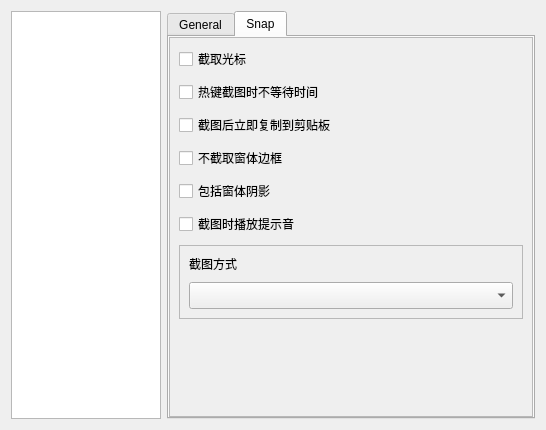
<?xml version="1.0" encoding="UTF-8"?>
<ui version="4.0">
 <class>SettingDialog</class>
 <widget class="QDialog" name="SettingDialog">
  <property name="geometry">
   <rect>
    <x>0</x>
    <y>0</y>
    <width>546</width>
    <height>430</height>
   </rect>
  </property>
  <property name="windowTitle">
   <string>设置</string>
  </property>
  <layout class="QHBoxLayout" name="horizontalLayout">
   <item>
    <widget class="QListWidget" name="listWidgetSetting">
     <property name="sizePolicy">
      <sizepolicy hsizetype="Fixed" vsizetype="Expanding">
       <horstretch>0</horstretch>
       <verstretch>0</verstretch>
      </sizepolicy>
     </property>
     <property name="maximumSize">
      <size>
       <width>150</width>
       <height>16777215</height>
      </size>
     </property>
    </widget>
   </item>
   <item>
    <widget class="QTabWidget" name="tabWidgetSetting">
     <property name="currentIndex">
      <number>1</number>
     </property>
     <property name="tabBarAutoHide">
      <bool>false</bool>
     </property>
     <widget class="QWidget" name="tabGeneral">
      <attribute name="title">
       <string>General</string>
      </attribute>
      <layout class="QVBoxLayout" name="verticalLayout">
       <property name="leftMargin">
        <number>0</number>
       </property>
       <property name="topMargin">
        <number>0</number>
       </property>
       <property name="rightMargin">
        <number>0</number>
       </property>
       <property name="bottomMargin">
        <number>0</number>
       </property>
       <item>
        <widget class="QScrollArea" name="scrollAreaGeneral">
         <property name="widgetResizable">
          <bool>true</bool>
         </property>
         <widget class="QWidget" name="scrollAreaWidgetContents">
          <property name="geometry">
           <rect>
            <x>0</x>
            <y>0</y>
            <width>364</width>
            <height>385</height>
           </rect>
          </property>
          <layout class="QVBoxLayout" name="verticalLayout_2">
           <property name="spacing">
            <number>9</number>
           </property>
           <property name="leftMargin">
            <number>9</number>
           </property>
           <property name="topMargin">
            <number>9</number>
           </property>
           <property name="rightMargin">
            <number>9</number>
           </property>
           <property name="bottomMargin">
            <number>9</number>
           </property>
           <item>
            <widget class="QCheckBox" name="checkBoxClickCloseToTray">
             <property name="text">
              <string>关闭窗体时最小化到托盘</string>
             </property>
            </widget>
           </item>
           <item>
            <widget class="QCheckBox" name="checkBoxRunWithWindows">
             <property name="toolTip">
              <string>&lt;html&gt;&lt;head/&gt;&lt;body&gt;&lt;p&gt;&lt;span style=&quot; color:#000000;&quot;&gt;由于此功能需要写入注册表，所以当您想删除此软件时，请先取消勾选此项，以免有残留信息留在您的电脑内。&lt;/span&gt;&lt;/p&gt;&lt;/body&gt;&lt;/html&gt;</string>
             </property>
             <property name="text">
              <string>开机启动程序</string>
             </property>
            </widget>
           </item>
           <item>
            <widget class="QFrame" name="frame">
             <property name="sizePolicy">
              <sizepolicy hsizetype="Preferred" vsizetype="Fixed">
               <horstretch>0</horstretch>
               <verstretch>0</verstretch>
              </sizepolicy>
             </property>
             <property name="frameShape">
              <enum>QFrame::StyledPanel</enum>
             </property>
             <layout class="QVBoxLayout" name="verticalLayout_3">
              <property name="spacing">
               <number>9</number>
              </property>
              <property name="leftMargin">
               <number>9</number>
              </property>
              <property name="topMargin">
               <number>9</number>
              </property>
              <property name="rightMargin">
               <number>9</number>
              </property>
              <property name="bottomMargin">
               <number>9</number>
              </property>
              <item>
               <widget class="QComboBox" name="comboBoxSnapType">
                <property name="font">
                 <font>
                  <family>Arial</family>
                  <pointsize>12</pointsize>
                 </font>
                </property>
                <property name="editable">
                 <bool>false</bool>
                </property>
               </widget>
              </item>
              <item>
               <widget class="QWidget" name="widget" native="true">
                <layout class="QHBoxLayout" name="horizontalLayout_2">
                 <property name="spacing">
                  <number>9</number>
                 </property>
                 <property name="leftMargin">
                  <number>0</number>
                 </property>
                 <property name="topMargin">
                  <number>0</number>
                 </property>
                 <property name="rightMargin">
                  <number>0</number>
                 </property>
                 <property name="bottomMargin">
                  <number>0</number>
                 </property>
                 <item>
                  <widget class="QLabel" name="label">
                   <property name="text">
                    <string>截图热键</string>
                   </property>
                  </widget>
                 </item>
                 <item>
                  <widget class="QKeySequenceEdit" name="keySequenceEditHotKey">
                   <property name="font">
                    <font>
                     <family>Arial</family>
                     <pointsize>11</pointsize>
                    </font>
                   </property>
                  </widget>
                 </item>
                 <item>
                  <widget class="QPushButton" name="pushButtonDeleteHotKey">
                   <property name="sizePolicy">
                    <sizepolicy hsizetype="Fixed" vsizetype="Fixed">
                     <horstretch>0</horstretch>
                     <verstretch>0</verstretch>
                    </sizepolicy>
                   </property>
                   <property name="maximumSize">
                    <size>
                     <width>30</width>
                     <height>16777215</height>
                    </size>
                   </property>
                   <property name="palette">
                    <palette>
                     <active>
                      <colorrole role="ButtonText">
                       <brush brushstyle="SolidPattern">
                        <color alpha="255">
                         <red>255</red>
                         <green>0</green>
                         <blue>127</blue>
                        </color>
                       </brush>
                      </colorrole>
                      <colorrole role="PlaceholderText">
                       <brush brushstyle="SolidPattern">
                        <color alpha="128">
                         <red>0</red>
                         <green>0</green>
                         <blue>0</blue>
                        </color>
                       </brush>
                      </colorrole>
                     </active>
                     <inactive>
                      <colorrole role="ButtonText">
                       <brush brushstyle="SolidPattern">
                        <color alpha="255">
                         <red>255</red>
                         <green>0</green>
                         <blue>127</blue>
                        </color>
                       </brush>
                      </colorrole>
                      <colorrole role="PlaceholderText">
                       <brush brushstyle="SolidPattern">
                        <color alpha="128">
                         <red>0</red>
                         <green>0</green>
                         <blue>0</blue>
                        </color>
                       </brush>
                      </colorrole>
                     </inactive>
                     <disabled>
                      <colorrole role="ButtonText">
                       <brush brushstyle="SolidPattern">
                        <color alpha="255">
                         <red>120</red>
                         <green>120</green>
                         <blue>120</blue>
                        </color>
                       </brush>
                      </colorrole>
                      <colorrole role="PlaceholderText">
                       <brush brushstyle="SolidPattern">
                        <color alpha="128">
                         <red>0</red>
                         <green>0</green>
                         <blue>0</blue>
                        </color>
                       </brush>
                      </colorrole>
                     </disabled>
                    </palette>
                   </property>
                   <property name="font">
                    <font>
                     <family>Arial</family>
                     <weight>75</weight>
                     <bold>true</bold>
                    </font>
                   </property>
                   <property name="text">
                    <string>X</string>
                   </property>
                   <property name="autoDefault">
                    <bool>false</bool>
                   </property>
                   <property name="flat">
                    <bool>false</bool>
                   </property>
                  </widget>
                 </item>
                </layout>
               </widget>
              </item>
              <item>
               <widget class="QCheckBox" name="checkBoxIsAutoSave">
                <property name="text">
                 <string>截图自动保存到下列目录</string>
                </property>
               </widget>
              </item>
              <item>
               <widget class="QWidget" name="widget_2" native="true">
                <layout class="QHBoxLayout" name="horizontalLayout_3">
                 <property name="spacing">
                  <number>9</number>
                 </property>
                 <property name="leftMargin">
                  <number>0</number>
                 </property>
                 <property name="topMargin">
                  <number>0</number>
                 </property>
                 <property name="rightMargin">
                  <number>0</number>
                 </property>
                 <property name="bottomMargin">
                  <number>0</number>
                 </property>
                 <item>
                  <widget class="QLabel" name="label_2">
                   <property name="text">
                    <string>路径</string>
                   </property>
                  </widget>
                 </item>
                 <item>
                  <widget class="QLineEdit" name="lineEditAutoSavePath">
                   <property name="font">
                    <font>
                     <family>Arial</family>
                     <pointsize>11</pointsize>
                    </font>
                   </property>
                  </widget>
                 </item>
                 <item>
                  <widget class="QToolButton" name="toolButtonAutoSavePath">
                   <property name="sizePolicy">
                    <sizepolicy hsizetype="Fixed" vsizetype="Minimum">
                     <horstretch>0</horstretch>
                     <verstretch>0</verstretch>
                    </sizepolicy>
                   </property>
                   <property name="text">
                    <string>...</string>
                   </property>
                  </widget>
                 </item>
                </layout>
               </widget>
              </item>
              <item>
               <widget class="QWidget" name="widget_3" native="true">
                <layout class="QHBoxLayout" name="horizontalLayout_4">
                 <property name="spacing">
                  <number>9</number>
                 </property>
                 <property name="leftMargin">
                  <number>0</number>
                 </property>
                 <property name="topMargin">
                  <number>0</number>
                 </property>
                 <property name="rightMargin">
                  <number>0</number>
                 </property>
                 <property name="bottomMargin">
                  <number>0</number>
                 </property>
                 <item>
                  <widget class="QLabel" name="label_4">
                   <property name="sizePolicy">
                    <sizepolicy hsizetype="Preferred" vsizetype="Preferred">
                     <horstretch>0</horstretch>
                     <verstretch>0</verstretch>
                    </sizepolicy>
                   </property>
                   <property name="text">
                    <string>自动保存图片格式</string>
                   </property>
                  </widget>
                 </item>
                 <item>
                  <widget class="QComboBox" name="comboBoxAutoSaveExtName">
                   <property name="sizePolicy">
                    <sizepolicy hsizetype="Expanding" vsizetype="Fixed">
                     <horstretch>0</horstretch>
                     <verstretch>0</verstretch>
                    </sizepolicy>
                   </property>
                   <property name="font">
                    <font>
                     <family>Arial</family>
                     <pointsize>12</pointsize>
                    </font>
                   </property>
                   <property name="editable">
                    <bool>false</bool>
                   </property>
                  </widget>
                 </item>
                </layout>
               </widget>
              </item>
              <item>
               <widget class="QLabel" name="labelWaitTime">
                <property name="text">
                 <string>截图前等待时间</string>
                </property>
               </widget>
              </item>
              <item>
               <widget class="QSlider" name="horizontalSliderWaitTime">
                <property name="minimum">
                 <number>0</number>
                </property>
                <property name="maximum">
                 <number>20</number>
                </property>
                <property name="pageStep">
                 <number>1</number>
                </property>
                <property name="value">
                 <number>0</number>
                </property>
                <property name="tracking">
                 <bool>true</bool>
                </property>
                <property name="orientation">
                 <enum>Qt::Horizontal</enum>
                </property>
                <property name="invertedAppearance">
                 <bool>false</bool>
                </property>
                <property name="invertedControls">
                 <bool>false</bool>
                </property>
                <property name="tickPosition">
                 <enum>QSlider::TicksBelow</enum>
                </property>
                <property name="tickInterval">
                 <number>1</number>
                </property>
               </widget>
              </item>
             </layout>
            </widget>
           </item>
           <item>
            <spacer name="verticalSpacer">
             <property name="orientation">
              <enum>Qt::Vertical</enum>
             </property>
             <property name="sizeHint" stdset="0">
              <size>
               <width>20</width>
               <height>40</height>
              </size>
             </property>
            </spacer>
           </item>
          </layout>
         </widget>
        </widget>
       </item>
      </layout>
     </widget>
     <widget class="QWidget" name="tabSnap">
      <attribute name="title">
       <string>Snap</string>
      </attribute>
      <layout class="QVBoxLayout" name="verticalLayout_6">
       <property name="leftMargin">
        <number>0</number>
       </property>
       <property name="topMargin">
        <number>0</number>
       </property>
       <property name="rightMargin">
        <number>0</number>
       </property>
       <property name="bottomMargin">
        <number>0</number>
       </property>
       <item>
        <widget class="QScrollArea" name="scrollAreaGeneral_2">
         <property name="widgetResizable">
          <bool>true</bool>
         </property>
         <widget class="QWidget" name="scrollAreaWidgetContents_2">
          <property name="geometry">
           <rect>
            <x>0</x>
            <y>0</y>
            <width>364</width>
            <height>385</height>
           </rect>
          </property>
          <layout class="QVBoxLayout" name="verticalLayout_4">
           <property name="spacing">
            <number>9</number>
           </property>
           <property name="leftMargin">
            <number>9</number>
           </property>
           <property name="topMargin">
            <number>9</number>
           </property>
           <property name="rightMargin">
            <number>9</number>
           </property>
           <property name="bottomMargin">
            <number>9</number>
           </property>
           <item>
            <widget class="QCheckBox" name="checkBoxIncludeCursor">
             <property name="text">
              <string>截取光标</string>
             </property>
            </widget>
           </item>
           <item>
            <widget class="QCheckBox" name="checkBoxHotKeyNoWait">
             <property name="text">
              <string>热键截图时不等待时间</string>
             </property>
            </widget>
           </item>
           <item>
            <widget class="QCheckBox" name="checkBoxCopyToClipBoardAfterSnap">
             <property name="text">
              <string>截图后立即复制到剪贴板</string>
             </property>
            </widget>
           </item>
           <item>
            <widget class="QCheckBox" name="checkBoxNoBorder">
             <property name="text">
              <string>不截取窗体边框</string>
             </property>
            </widget>
           </item>
           <item>
            <widget class="QCheckBox" name="checkBoxIncludeShadow">
             <property name="text">
              <string>包括窗体阴影</string>
             </property>
            </widget>
           </item>
           <item>
            <widget class="QCheckBox" name="checkBoxPlaySound">
             <property name="text">
              <string>截图时播放提示音</string>
             </property>
            </widget>
           </item>
           <item>
            <widget class="QFrame" name="frame_2">
             <property name="sizePolicy">
              <sizepolicy hsizetype="Preferred" vsizetype="Fixed">
               <horstretch>0</horstretch>
               <verstretch>0</verstretch>
              </sizepolicy>
             </property>
             <property name="frameShape">
              <enum>QFrame::StyledPanel</enum>
             </property>
             <layout class="QVBoxLayout" name="verticalLayout_5">
              <property name="spacing">
               <number>9</number>
              </property>
              <property name="leftMargin">
               <number>9</number>
              </property>
              <property name="topMargin">
               <number>9</number>
              </property>
              <property name="rightMargin">
               <number>9</number>
              </property>
              <property name="bottomMargin">
               <number>9</number>
              </property>
              <item>
               <widget class="QLabel" name="label_3">
                <property name="text">
                 <string>截图方式</string>
                </property>
               </widget>
              </item>
              <item>
               <widget class="QComboBox" name="comboBoxSnapMethod">
                <property name="font">
                 <font>
                  <family>Arial</family>
                  <pointsize>12</pointsize>
                 </font>
                </property>
                <property name="editable">
                 <bool>false</bool>
                </property>
               </widget>
              </item>
             </layout>
            </widget>
           </item>
           <item>
            <spacer name="verticalSpacer_2">
             <property name="orientation">
              <enum>Qt::Vertical</enum>
             </property>
             <property name="sizeHint" stdset="0">
              <size>
               <width>20</width>
               <height>40</height>
              </size>
             </property>
            </spacer>
           </item>
          </layout>
         </widget>
        </widget>
       </item>
      </layout>
     </widget>
    </widget>
   </item>
  </layout>
 </widget>
 <resources/>
 <connections/>
</ui>
